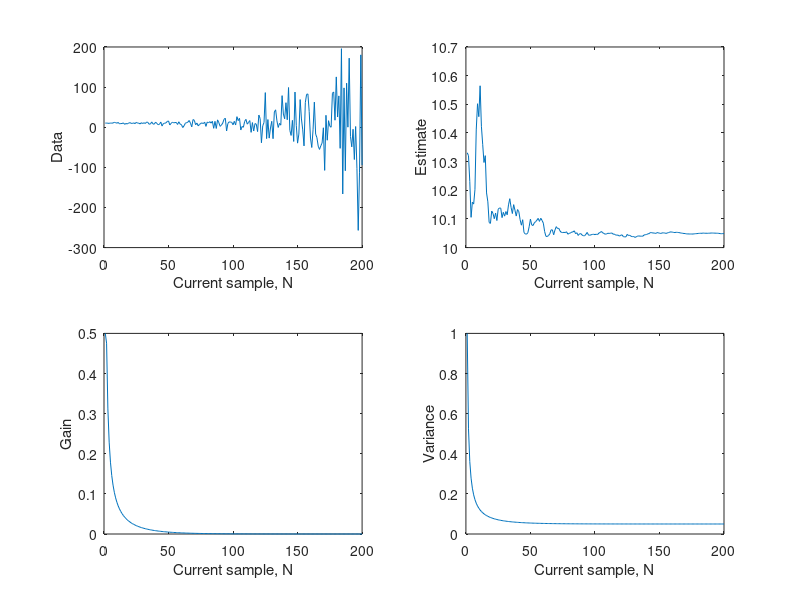

Write the MATLAB code that produced this figure. (Note: this script raises an error after producing the figure.)
%% This is for EENG 5620 Statistical Signal Processing
%-------------------------------------------------------------------------%
% % Assignment 4 Problem 8.22 from the text book, what I am trying to do
% is to write a Monte Carlo simulation code for the problem, and then plot
% serveral pictures including the data sequences, estimator, gain, variance
% sequences.
%                                                                         %
% All rights reserved (c) 2018 Shengjun(Daniel) Zhang.                    %
%                                                                         %
%-------------------------------------------------------------------------%
clc; clear; close all;
%-------------------------------------------------------------------------%
% % Initialize different parameters
    A = 10;
    N = 200;
    A_estimator = zeros(1, N);
    K = zeros(1, N);
    var_A = zeros(1, N);
    sigma2_0 = 1;
    x = zeros(1, N);
%-------------------------------------------------------------------------%
% % For different r 
% r = 1;
% r = 0.95;
r = 1.05;
%-------------------------------------------------------------------------%
    x0 = A + sqrt(sigma2_0)*randn;
    A_estimator(1) = x0;
    var_A(1) = sigma2_0;
    x(1) = x0;
    K(1) = 0.5; % % From (8.41)
%-------------------------------------------------------------------------%
% % Monte Carlo Simulation, generate data and update estimator, gain and variance.
for i = 2: N
        sigma2 = r^i;
        x(i) = A + sqrt(sigma2)*randn;        
        K(i) = var_A(i-1)/(var_A(i-1) + sigma2);        
        A_estimator(i) = A_estimator(i-1)+K(i)*(x(i)-A_estimator(i-1));       
        var_A(i) = (1-K(i))*var_A(i-1);
end
%-------------------------------------------------------------------------%
% % Plot
%-------------------------------------------------------------------------%
figure(1);
iteration = 1 : N;

subplot(2,2,1);
plot(iteration,  x);
xlabel('Current sample, N'),ylabel('Data');

subplot(2,2,2);
plot(iteration,  A_estimator);
xlabel('Current sample, N'),ylabel('Estimate');

subplot(2,2,3);
plot(iteration,  K);
xlabel('Current sample, N'),ylabel('Gain');

subplot(2,2,4);
plot(iteration,  var_A);
xlabel('Current sample, N'),ylabel('Variance');

suptitle('r = 1.05');
disp('Done!');
%-------------------------------------------------------------------------%
